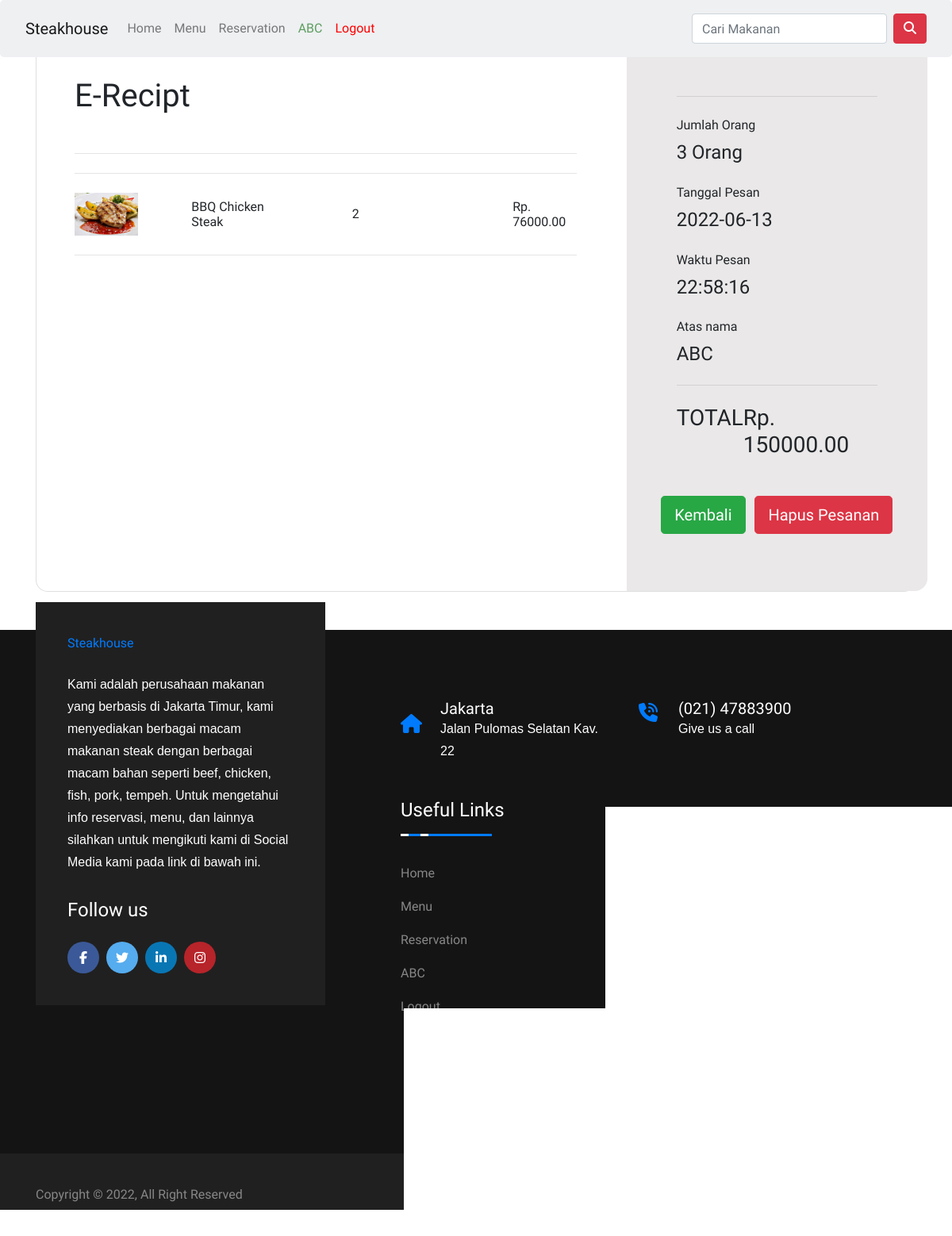
/summary.php (signed in), run on the app's committed database.
### tables this page shows
CREATE TABLE `tbl_customer` (
  `id` int(10) NOT NULL,
  `email` varchar(255) NOT NULL,
  `full_name` varchar(100) NOT NULL,
  `password` varchar(255) NOT NULL,
  `phone_number` double NOT NULL
);

CREATE TABLE `tbl_food` (
  `food_id` int(10) UNSIGNED NOT NULL,
  `title` varchar(100) NOT NULL,
  `description` text NOT NULL,
  `price` decimal(10,2) NOT NULL,
  `image_name` varchar(255) NOT NULL,
  `category_id` int(10) UNSIGNED NOT NULL,
  `featured` varchar(10) NOT NULL,
  `active` varchar(10) NOT NULL
);

CREATE TABLE `tbl_order_detail` (
  `pdid` int(10) NOT NULL,
  `order_id` int(10) UNSIGNED NOT NULL,
  `food_id` int(10) UNSIGNED NOT NULL,
  `qty` int(10) NOT NULL
);

CREATE TABLE `tbl_order` (
  `order_id` int(10) UNSIGNED NOT NULL,
  `quantity_people` int(11) NOT NULL,
  `total` decimal(10,2) NOT NULL,
  `order_date` date NOT NULL,
  `order_time` time NOT NULL,
  `customer_id` int(10) NOT NULL
);

### summary.php (the view, shortened to what this page needs)
<?php
    include('default/header.php');
?>
<section class="h-100">
  <div class="container py-5 h-100">
    <div class="row d-flex justify-content-center align-items-center h-100">
      <div class="col-12">
        <div class="card card-registration card-registration-2" style="border-radius: 15px;">
          <div class="card-body p-0">
            <div class="row g-0">
              <div class="col-lg-8">
                <div class="p-5">
                  <div class="d-flex justify-content-between align-items-center mb-5">
                    <h1 class="fw-bold mb-0 text-black">E-Recipt</h1>
                  </div>
                <hr class="my-4">
                  <?php
                    $idanchor = $profilerow['id'];
                    $ordersql= mysqli_query($conn, "SELECT * FROM tbl_order WHERE customer_id='$idanchor'");
                    $orderrow = mysqli_fetch_array($ordersql);
                    $orderid = isset($orderrow['order_id']) ? $orderrow['order_id'] : '';
                    $order_detailsql = mysqli_query($conn, "SELECT * FROM tbl_order_detail WHERE order_id='$orderid'");
                    while($order_detailrow = mysqli_fetch_array($order_detailsql)){
                        $order_detailid = $order_detailrow['food_id'];
                        $quantity = isset($order_detailrow['qty']) ? $order_detailrow['qty'] : '';
                        $foodsql = mysqli_query($conn, "SELECT * FROM tbl_food WHERE food_id='$order_detailid'");
                        while($foodrow = mysqli_fetch_array($foodsql, MYSQLI_ASSOC)){
                            $title = isset($foodrow['title']) ? $foodrow['title'] : '';
                            $price = isset($foodrow['price']) ? $foodrow['price'] : '';
                            $image_name = isset($foodrow['image_name']) ? $foodrow['image_name'] : '';
                  ?>
                    <hr class="my-4">
                    <div class="row mb-4 d-flex justify-content-between align-items-center">
                      <div class="col-md-2 col-lg-2 col-xl-2">
                        <img
                          src="images/food/<?php echo $image_name; ?>"
                          class="img-fluid rounded-3">
                      </div>
                      <div class="col-md-3 col-lg-3 col-xl-3">
                        <h6 class="text-black mb-0"><?php echo $title; ?></h6>
                      </div>
                      <div class="col-md-3 col-lg-3 col-xl-2 d-flex">
                        <h6 class="mb-0"><?php echo $quantity; ?></h6>
                      </div>
                      <div class="col-md-3 col-lg-2 col-xl-2 offset-lg-1">
                        <h6 class="mb-0">Rp. <?php echo $price; ?></h6>
                      </div>
                    </div>
                   <?php
                }
                } ?>
                  <hr class="my-4">
                </div>
              </div>
              <div class="col-lg-4 bg-grey">
                <div class="p-5">
                  <hr class="my-4">
                <?php
                    $quantitypeople = isset($orderrow['quantity_people']) ?  $orderrow['quantity_people']: '';
                    $orderdate = isset($orderrow['order_date']) ?  $orderrow['order_date']: '';
                    $ordertime = isset($orderrow['order_time']) ?  $orderrow['order_time']: '';
                    $totale = isset($orderrow['total']) ?  $orderrow['total']: '';
                ?>
                  <div class="d-flex flex-row align-items-center mb-4">
                    <div class="form-outline flex-fill mb-0">
                        <label for="">Jumlah Orang</label>
                        <h4 class="mb-0"><?php echo $quantitypeople; ?> Orang </h4>
                    </div>
                  </div>
                  <div class="d-flex flex-row align-items-center mb-4">
                    <div class="form-outline flex-fill mb-0">
                        <label for="">Tanggal Pesan</label>
                        <h4 class="mb-0"><?php echo $orderdate; ?></h4>
                    </div>
                  </div>
                  <div class="d-flex flex-row align-items-center mb-4">
                    <div class="form-outline flex-fill mb-0">
                        <label for="">Waktu Pesan</label>
                        <h4 class="mb-0"><?php echo $ordertime; ?></h4>
                    </div>
                  </div>
                  <div class="d-flex flex-row align-items-center mb-4">
                    <div class="form-outline flex-fill mb-0">
                        <label for="">Atas nama</label>
                        <h4 class="mb-0"><?php echo $profilerow['full_name']; ?></h4>
                    </div>
                  </div>
                  <hr class="my-4">
                  <div class="d-flex justify-content-between mb-5">
                    <h3 class="text-uppercase">Total</h3>
                    <h3 class="mb-0">Rp. <?php echo $totale; ?></h3>
                  </div>
                  <div class="d-flex justify-content-center mx-4 mb-3 mb-lg-4">
                    <a href = "index.php" class="btn btn-success btn-lg">Kembali</a>&nbsp;&nbsp;&nbsp;
                    <a href = "delete-order.php" class="btn btn-danger btn-lg">Hapus Pesanan</a>
                  </div>
                </div>
              </div>
            </div>
          </div>
        </div>
      </div>
    </div>
  </div>
</section>
<?php include('default/footer.php'); ?>

### default/header.php (shortened to what this page needs)
<?php include('config/config.php'); ?>
<!DOCTYPE html>
<html lang="en">
<head>
    <link rel="stylesheet" href="css/style.css">
    <link rel="stylesheet" href="https://cdn.jsdelivr.net/npm/bootstrap@4.6.1/dist/css/bootstrap.min.css">
    <link rel="stylesheet" href="https://stackpath.bootstrapcdn.com/bootstrap/4.4.1/css/bootstrap.css">
    <link href="https://maxcdn.bootstrapcdn.com/bootstrap/4.1.1/css/bootstrap.min.css" rel="stylesheet" id="bootstrap-css">
</head>
<body>
    <nav class="navbar navbar-expand-lg navbar-light fixed-top py-3 jumbotron">
    <a class="navbar-brand" href="index.php">Steakhouse</a>
    <div class="collapse navbar-collapse" id="navbarSupportedContent">
        <ul class="navbar-nav mr-auto">
        <li class="nav-item">
            <a class="nav-link" href="index.php">Home<span class="sr-only"></span></a>
        </li>
        <li class="nav-item">
            <a class="nav-link" href="categories.php">Menu</a>
        </li>
        <li class="nav-item">
            <a class="nav-link" href="order.php">Reservation</a>
        </li>
        <?php
            if (isset($_SESSION["userdata"])) {
            $userdata = $_SESSION['userdata'];
            $resultprofile = mysqli_query($conn, "SELECT * FROM tbl_customer WHERE email='$userdata'");
            $profilerow = mysqli_fetch_array($resultprofile, MYSQLI_ASSOC);
                ?>
            <li class="nav-item">
                <a class="nav-link" href="profile.php" style="color: #5d9e5f">
                <?php
                    echo $profilerow['full_name'];
                ?></a>
            </li>
            <li class="nav-item">
                <a class="nav-link" href="logout.php?id=22" onclick="return confirm('Are you sure?')" style="color: red">Logout</a>
            </li> <?php
            } ?>
        </ul>
        <form class="form-inline my-2 my-lg-0" action="food-search.php" method="POST">
            <input name="search" class="form-control mr-sm-2" type="search" placeholder="Cari Makanan" aria-label="Search" required>
            <button type="submit" name="submit" class="btn btn-danger"><i class="fa-solid fa-magnifying-glass"></i></button>
        </form>
    </div>
    </nav>
</body>
    </html>

### default/footer.php (shortened to what this page needs)
<footer id="dk-footer" class="dk-footer">
        <div class="container">
            <div class="row">
                <div class="col-md-12 col-lg-4">
                    <div class="dk-footer-box-info">
                        <a href="index.html" class="footer-logo">
                            Steakhouse
                        </a>
                        <p class="footer-info-text">
                        Kami adalah perusahaan makanan yang berbasis di Jakarta Timur, kami menyediakan berbagai macam makanan steak dengan berbagai macam bahan seperti beef, chicken, fish, pork, tempeh. Untuk mengetahui info reservasi, menu, dan lainnya silahkan untuk mengikuti kami di Social Media kami pada link di bawah ini.
                        </p>
                        <div class="footer-social-link">
                            <h3>Follow us</h3>
                            <ul>
                                <li>
                                    <a href="https://facebook.com" target="_blank">
                                        <i class="fa fa-facebook"></i>
                                    </a>
                                </li>
                                <li>
                                    <a href="https://twitter.com" target="_blank">
                                        <i class="fa fa-twitter"></i>
                                    </a>
                                </li>
                                <li>
                                    <a href="https://linkedin.com" target="_blank">
                                        <i class="fa fa-linkedin"></i>
                                    </a>
                                </li>
                                <li>
                                    <a href="https://instagram.com" target="_blank">
                                        <i class="fa fa-instagram"></i>
                                    </a>
                                </li>
                            </ul>
                        </div>
                    </div>
                </div>
                <div class="col-md-12 col-lg-8">
                    <div class="row">
                        <div class="col-md-6">
                            <div class="contact-us">
                                <div class="contact-icon">
                                <i class="fa-solid fa-house"></i>
                                </div>
                                <div class="contact-info">
                                    <h3>Jakarta</h3>
                                    <p>Jalan Pulomas Selatan Kav. 22</p>
                                </div>
                            </div>
                        </div>
                        <div class="col-md-6">
                            <div class="contact-us contact-us-last">
                                <div class="contact-icon">
                                    <i class="fa fa-volume-control-phone" aria-hidden="true"></i>
                                </div>
                                <div class="contact-info">
                                    <h3>(021) 47883900</h3>
                                    <p>Give us a call</p>
                                </div>
                            </div>
                        </div>
                    </div>
                    <div class="row">
                        <div class="col-md-12 col-lg-6">
                            <div class="footer-widget footer-left-widget">
                                <div class="section-heading">
                                    <h3>Useful Links</h3>
                                    <span class="animate-border border-black"></span>
                                </div>
                                <ul>
                                    <li>
                                        <a href="index.php">Home</a>
                                    </li>
                                    <li>
                                        <a href="categories.php">Menu</a>
                                    </li>
                                    <li>
                                        <a href="order.php">Reservation</a>
                                    </li>
                                    <?php
                                        if (isset($_SESSION["userdata"])) {
                                            $userdata = $_SESSION['userdata'];
                                            $resultprofile = mysqli_query($conn, "SELECT * FROM tbl_customer WHERE email='$userdata'");
                                            $profilerow = mysqli_fetch_array($resultprofile, MYSQLI_ASSOC);?>
                                        <li>
                                            <a href="profile.php"><?php echo $profilerow['full_name']; ?></a>
                                        </li>
                                        <li>
                                            <a href="logout.php?id=22" onclick="return confirm('Are you sure?')">Logout</a>
                                        </li> <?php
                                        } ?>
                                </ul>
                            </div>
                        </div>
                        <div class="col-md-12 col-lg-6">
                            <div class="footer-widget">
                            <div id="googleMap" style="width:100%;height:380px;">
                            <iframe src="https://www.google.com/maps/embed?pb=!1m18!1m12!1m3!1d991.6589505546713!2d106.87661417059937!3d-6.179479340250548!2m3!1f0!2f0!3f0!3m2!1i1024!2i768!4f13.1!3m3!1m2!1s0x2e69f4e08e627af1%3A0x94a014042cad2fbf!2sKalbis%20Institute!5e0!3m2!1sen!2sid!4v1654802070724!5m2!1sen!2sid" width="400" height="300" style="border:0;" allowfullscreen="" loading="lazy"></iframe>
                            </div>
                            </div>
                        </div>
                    </div>
                </div>
            </div>
        </div>
        <div class="copyright">
            <div class="container">
                <div class="row">
                    <div class="col-md-6">
                        <span>Copyright © 2022, All Right Reserved</span>
                    </div>
                </div>
            </div>
        </div>
</footer>

### data on the page
tbl_customer: full_name "ABC"
tbl_order_detail: qty "2"
tbl_food: image_name (picture), title "BBQ Chicken Steak", price "76000.00"
tbl_order: quantity_people "3", order_date "2022-06-13", order_time "22:58:16", total "150000.00"
